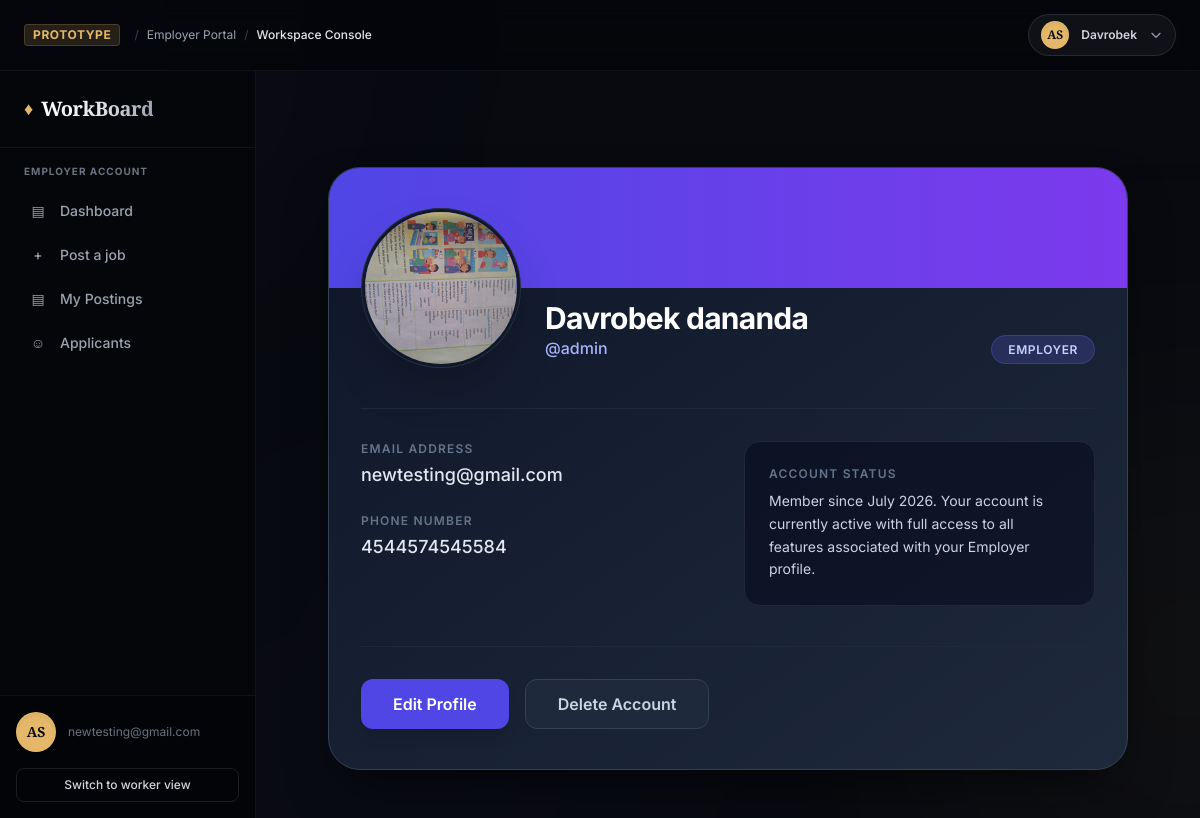
/users/my-profile/admin (signed in), run on the app's committed database.
### users/models.py (models this page shows, shortened)
class CustomUser(AbstractUser):
    STATUS = (
        ('worker', 'Worker'),
        ('employer', 'Employer')
    )
    role = models.CharField(max_length=10, choices=STATUS)
    phone = models.CharField(max_length=20)
    profile_img = models.ImageField(upload_to='avtrs/', blank=True, default='avtrs/default_avtr.jpg')

### users/views.py (the view)
# urls.py: path('my-profile/<slug:username>', ProfileView.as_view(), name='my-profile'),
class ProfileView(View):
    def get(self, request, username):
        user = get_object_or_404(CustomUser, username=username)
        if request.user.role == 'employer':
            base_template = 'emp-base.html'
            return render(request, 'users/profile.html', {'base_template': base_template})

### templates/users/profile.html (shortened to what this page needs)
{% extends base_template %}
{% block content %}
<div class="max-w-4xl mx-auto mt-12 px-4 sm:px-6">
    <div class="premium-profile-card">
        <div class="profile-header-gradient"></div>
        <div class="px-8 pb-10">
            <div class="relative -mt-20 flex flex-col items-center sm:flex-row sm:items-end gap-6">
                <div class="relative group">
                    <img src="{{ user.profile_img.url }}" alt="{{ user.first_name }}"
                         class="w-40 h-40 rounded-full object-cover border-4 border-slate-900 shadow-2xl">
                    <div class="absolute inset-0 rounded-full ring-1 ring-inset ring-white/10"></div>
                </div>
                <div class="text-center sm:text-left mb-2">
                    <h1 class="text-3xl font-bold text-white tracking-tight">{{ user.first_name }} {{ user.last_name }}</h1>
                    <p class="text-indigo-300 font-medium">@{{ user.username }}</p>
                </div>
                <div class="ml-auto mb-2 hidden sm:block">
                    <span class="role-badge px-4 py-1.5 rounded-full text-xs font-semibold uppercase tracking-wider">
                        {{ user.get_role_display }}
                    </span>
                </div>
            </div>
            <div class="mt-10 grid grid-cols-1 md:grid-cols-2 gap-8 pt-8 border-t border-slate-800">
                <div class="space-y-6">
                    <div>
                        <p class="text-xs font-semibold text-slate-500 uppercase tracking-widest">Email Address</p>
                        <p class="text-slate-200 mt-1 text-lg font-medium">{{ user.email }}</p>
                    </div>
                    <div>
                        <p class="text-xs font-semibold text-slate-500 uppercase tracking-widest">Phone Number</p>
                        <p class="text-slate-200 mt-1 text-lg font-medium">{{ user.phone|default:"Not provided" }}</p>
                    </div>
                </div>
                <div class="bg-slate-950/50 p-6 rounded-2xl border border-slate-800">
                    <p class="text-xs font-semibold text-slate-500 uppercase tracking-widest mb-2">Account Status</p>
                    <p class="text-slate-300 text-sm leading-relaxed">
                        Member since {{ user.date_joined|date:"F Y" }}. Your account is currently active with full access to all features associated with your {{ user.get_role_display }} profile.
                    </p>
                </div>
            </div>
            <div class="mt-10 pt-8 border-t border-slate-800 flex flex-wrap gap-4">
                <a href="{% url 'update-profile' %}" class="flex-1 sm:flex-none inline-flex justify-center items-center px-8 py-3 bg-indigo-600 hover:bg-indigo-500 text-white font-semibold rounded-xl transition-all shadow-lg hover:shadow-indigo-500/20">
                    Edit Profile
                </a>
                <a href="{% url 'delete-account' %}" class="flex-1 sm:flex-none inline-flex justify-center items-center px-8 py-3 bg-slate-800 hover:bg-slate-700 text-slate-300 font-semibold rounded-xl transition-all border border-slate-700">
                    Delete Account
                </a>
            </div>
        </div>
    </div>
</div>
{% endblock %}

### templates/emp-base.html (shortened to what this page needs)
<!DOCTYPE html>
<html lang="en" class="dark">
<head>
    <script src="https://cdn.tailwindcss.com"></script>
</head>
<body class="bg-[#080a10] font-sans antialiased text-gray-200 min-h-screen flex flex-col relative overflow-x-hidden">
    <div class="fixed inset-0 overflow-hidden pointer-events-none z-0">
        <div class="absolute top-1/2 right-[-20%] w-[500px] h-[500px] rounded-full bg-[#e5b869]/5 aura-orb-2"></div>
    </div>
    <header class="bg-[#05060a]/90 py-3.5 px-6 border-b border-white/5 relative z-40 select-none backdrop-blur-md">
        <div class="max-w-[1600px] mx-auto flex items-center justify-between">
            <div class="hidden lg:flex items-center space-x-2 text-xs text-gray-400">
                <span class="text-premium-gold font-bold tracking-wider uppercase bg-premium-goldMuted px-2 py-0.5 rounded border border-premium-gold/20 mr-1.5">PROTOTYPE</span>
                <span class="text-gray-700">/</span>
                <span>Employer Portal</span>
                <span class="text-gray-700">/</span>
                <span class="text-gray-200 font-medium">Workspace Console</span>
            </div>
            <div class="relative flex items-center space-x-4 ml-auto">
                <button id="profileDropdownBtn" onclick="toggleDropdown(event)" class="flex items-center space-x-3 bg-white/5 hover:bg-white/10 border border-white/10 hover:border-premium-gold/30 px-3 py-1.5 rounded-full transition-all duration-200 focus:outline-none">
                    <div class="w-7 h-7 rounded-full bg-premium-gold text-premium-obsidian font-bold flex items-center justify-center text-xs font-serif shadow-inner border border-premium-gold/30">
                        AS
                    </div>
                    <span class="text-xs font-semibold text-gray-300 hidden sm:inline">{% if request.user.first_name %} {{request.user.first_name}} {% else %} {{request.user.username}} {% endif %}</span>
                    <svg id="dropdownArrow" class="w-3.5 h-3.5 text-gray-400 transition-transform duration-200" fill="none" stroke="currentColor" viewBox="0 0 24 24">
                        <path stroke-linecap="round" stroke-linejoin="round" stroke-width="2" d="M19 9l-7 7-7-7"></path>
                    </svg>
                </button>
            </div>
        </div>
    </header>
    <div class="flex-1 flex flex-col lg:flex-row relative z-10">
        <aside id="sidebar" class="w-full lg:w-64 bg-[#050609] text-white flex-col shrink-0 border-r border-white/5 z-30 hidden lg:flex">
            <div class="p-6 border-b border-white/5 hidden lg:block">
                <div class="flex items-center space-x-2">
                    <span class="text-premium-gold text-lg">♦</span>
                    <span class="font-serif text-xl font-bold tracking-tight bg-gradient-to-r from-white via-gray-200 to-gray-400 bg-clip-text text-transparent">WorkBoard</span>
                </div>
            </div>
            <div class="p-4 flex-1 space-y-6">
                <div>
                    <span class="text-[10px] uppercase tracking-widest text-gray-500 font-bold px-2 block mb-3">Employer Account</span>
                    <nav class="space-y-1">
                        <a href="{% url 'home' %}"
                        class="w-full flex items-center space-x-3 px-3 py-2.5 rounded-lg text-sm font-medium transition-all duration-150
                        {% if request.path == '/' %} text-black bg-premium-gold {% else %} text-gray-400 hover:text-white hover:bg-white/5 {% endif %}">
                            <span class="w-5 text-center text-sm">▤</span>
                            <span>Dashboard</span>
                        </a>
                        <a href="{% url 'job-create' %}"
                        class="w-full flex items-center space-x-3 px-3 py-2.5 rounded-lg text-sm font-medium transition-all duration-150
                        {% if 'jobs/create/' in request.path %} text-black bg-premium-gold {% else %} text-gray-400 hover:text-white hover:bg-white/5 {% endif %}">
                            <span class="w-5 text-center text-sm">+</span>
                            <span>Post a job</span>
                        </a>
                        <a href="{% url 'my-postings' %}"
                        class="w-full flex items-center space-x-3 px-3 py-2.5 rounded-lg text-sm font-medium transition-all duration-150
                        {% if '/my-postings/' in request.path %} text-black bg-premium-gold {% else %} text-gray-400 hover:text-white hover:bg-white/5 {% endif %}">
                            <span class="w-5 text-center text-sm">▤</span>
                            <span>My Postings</span>
                        </a>
                        <button id="nav-applicants" onclick="switchTab('applicants')" class="w-full flex items-center space-x-3 px-3 py-2.5 rounded-lg text-sm font-medium transition-all duration-150 text-gray-400 hover:text-white hover:bg-white/5">
                            <span class="w-5 text-center text-sm">☺</span>
                            <span>Applicants</span>
                        </button>
                    </nav>
                </div>
            </div>
            <div class="p-4 border-t border-white/5 bg-[#030406]/55 backdrop-blur-md">
                <div class="flex items-center space-x-3 mb-4">
                    <div class="w-10 h-10 rounded-full bg-premium-gold text-premium-obsidian font-bold flex items-center justify-center text-sm font-serif shadow-inner border border-premium-gold/30">
                        AS
                    </div>
                    <div class="flex-1 min-w-0">
                        <p class="text-xs text-gray-500 truncate">{{request.user.email}}</p>
                    </div>
                </div>
                <div class="space-y-2">
                    <button onclick="showToast('Switching viewport paradigm to Worker Dashboard...')" class="w-full py-2 px-3 border border-white/10 hover:border-premium-gold/30 hover:bg-white/5 rounded-lg text-xs font-medium text-gray-300 hover:text-white transition text-center block">
                        Switch to worker view
                    </button>
                </div>
            </div>
        </aside>
        <main class="flex-1 p-6 md:p-8 lg:p-12 overflow-y-auto max-w-[1300px] mx-auto w-full relative z-20">
            {% block content %}{% endblock content %}
        </main>
    </div>
</body>
</html>

### templates/emp-base.html (style rules this page uses)
.aura-orb-2 { animation: drift-reverse 26s infinite ease-in-out; filter: blur(140px); }

### templates/users/profile.html (style rules this page uses)
.premium-profile-card { background: linear-gradient(145deg, #0f172a, #1e293b); border: 1px solid #334155; box-shadow: 0 25px 50px -12px rgba(0, 0, 0, 0.5); border-radius: 2rem; overflow: hidden; }
.profile-header-gradient { background: linear-gradient(90deg, #4f46e5, #7c3aed); height: 120px; }
.role-badge { background-color: rgba(99, 102, 241, 0.2); color: #c7d2fe; border: 1px solid rgba(99, 102, 241, 0.3); }

### data on the page
CustomUser: user.first_name "Davrobek", user.email "newtesting@gmail.com", profile_img (picture), first_name "Davrobek", last_name "dananda", username "admin", role "EMPLOYER", email "newtesting@gmail.com", phone "4544574545584", date_joined "July 2026", role "Employer"
